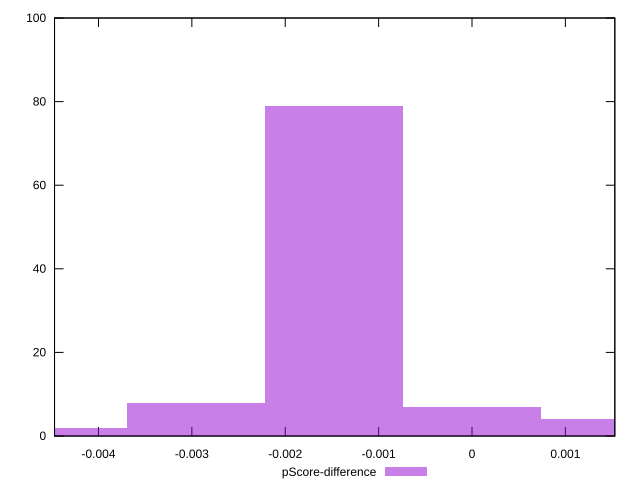

This chart was generated by the following gnuplot code:
reset

$pScoreDifference <<EOF
0 7
-0.001477674069721665 79
-0.004433022209164995 2
0.001477674069721665 4
-0.00295534813944333 8
EOF

set key outside below
set boxwidth 0.001477674069721665
set xrange [-0.004470588235294115:0.0015294117647058902]
set yrange [0:100]
set trange [0:100]
set style fill transparent solid 0.5 noborder
set terminal svg size 640, 490 enhanced background rgb 'white'
set output "report_00017_2021-02-10T15-08-03.406Z/uses-rel-preload/samples/pages+cached/pScore-difference/histogram.svg"

plot $pScoreDifference title "pScore-difference" with boxes

reset
